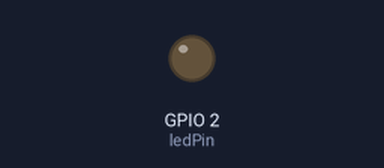
Recording of a sketch running on a simulated ESP32. Parts: output pins drawn as LEDs (lit = HIGH).

Above: at 1.2 s.
At 9.0 s:
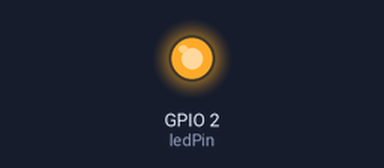
Timing chart, 0 to 9.4 s (numbered marks = the images above):
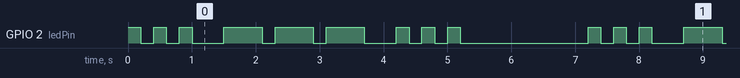

The sketch:

ex03.ino
```cpp
// 定义LED引脚（ESP32板载LED通常为GPIO 2）
const int ledPin = 2;

// ---------- 步骤结构体 ----------
struct Step {
  unsigned long duration; // 本步骤持续毫秒数
  int level;              // LED电平：HIGH 或 LOW
};

// ---------- SOS 序列 ----------
// 短闪：亮200ms，灭200ms；长闪：亮600ms，灭200ms
// 字母间隔：额外灭300ms（加上前一个灭200ms，总灭500ms）
// 单词间隔：额外灭1800ms（加上前一个灭200ms，总灭2000ms）
const Step steps[] = {
  {200, HIGH},   // 0  短亮1
  {200, LOW},    // 1  短灭1
  {200, HIGH},   // 2  短亮2
  {200, LOW},    // 3  短灭2
  {200, HIGH},   // 4  短亮3
  {200, LOW},    // 5  短灭3（第三个短闪的灭）
  {300, LOW},    // 6  字母间隔（灭300，与步骤5合计500）
  {600, HIGH},   // 7  长亮1
  {200, LOW},    // 8  长灭1
  {600, HIGH},   // 9  长亮2
  {200, LOW},    // 10 长灭2
  {600, HIGH},   // 11 长亮3
  {200, LOW},    // 12 长灭3
  {300, LOW},    // 13 字母间隔
  {200, HIGH},   // 14 短亮1（第二轮）
  {200, LOW},    // 15 短灭1
  {200, HIGH},   // 16 短亮2
  {200, LOW},    // 17 短灭2
  {200, HIGH},   // 18 短亮3
  {200, LOW},    // 19 短灭3
  {1800, LOW}    // 20 单词间隔（与步骤19合计2000）
};

const int stepCount = sizeof(steps) / sizeof(steps[0]); // 总步骤数

// ---------- 状态变量 ----------
unsigned long previousMillis = 0; // 当前步骤开始的时间点
int currentStep = 0;             // 当前步骤索引

void setup() {
  Serial.begin(115200);
  pinMode(ledPin, OUTPUT);

  // 从第一步开始
  digitalWrite(ledPin, steps[0].level);
  previousMillis = millis(); // 记录第一步的开始时刻
}

void loop() {
  unsigned long currentMillis = millis();

  // 检查当前步骤是否已超时
  if (currentMillis - previousMillis >= steps[currentStep].duration) {
    // 前进到下一步
    currentStep++;
    if (currentStep >= stepCount) {
      currentStep = 0; // 循环播放
    }

    // 设置新步骤的LED状态
    digitalWrite(ledPin, steps[currentStep].level);
    // 更新开始时刻
    previousMillis = currentMillis;
  }

  // 在这里可以添加其他非阻塞任务，它们将照常运行
}
```

Measured:
- by itself, GPIO 2 (ledPin): repeats every 7.2 s: HIGH 0.20 s, LOW 0.20 s, HIGH 0.20 s, LOW 0.50 s, 2 × (HIGH 0.60 s, LOW 0.20 s), HIGH 0.60 s, LOW 0.50 s, 2 × (HIGH 0.20 s, LOW 0.20 s), HIGH 0.20 s, LOW 2.0 s, HIGH 0.20 s, LOW 0.20 s
- by itself, everything shown: repeats every 7.2 s, in 18 steps
